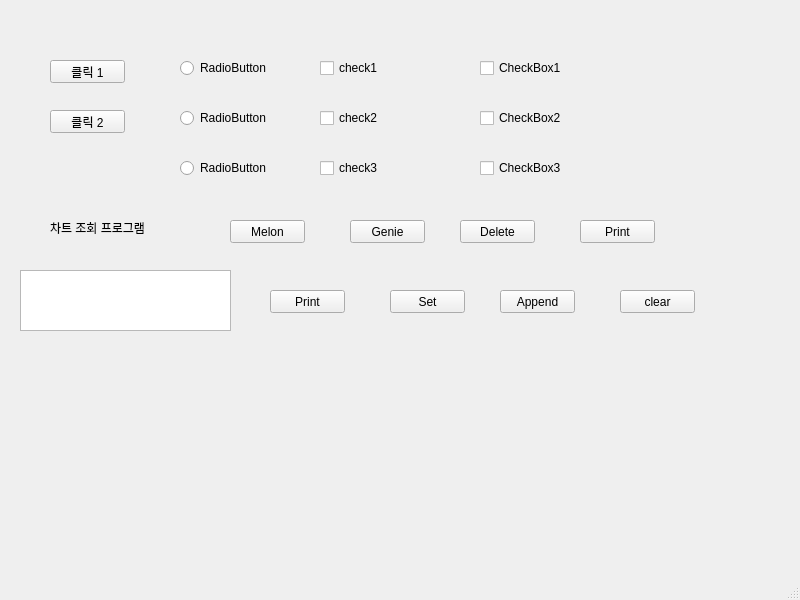
<?xml version="1.0" encoding="UTF-8"?>
<ui version="4.0">
 <class>MainWindow</class>
 <widget class="QMainWindow" name="MainWindow">
  <property name="geometry">
   <rect>
    <x>0</x>
    <y>0</y>
    <width>800</width>
    <height>600</height>
   </rect>
  </property>
  <property name="windowTitle">
   <string>MainWindow</string>
  </property>
  <widget class="QWidget" name="centralwidget">
   <widget class="QPushButton" name="pushButton_1">
    <property name="geometry">
     <rect>
      <x>50</x>
      <y>60</y>
      <width>75</width>
      <height>23</height>
     </rect>
    </property>
    <property name="text">
     <string>클릭 1</string>
    </property>
   </widget>
   <widget class="QPushButton" name="pushButton_2">
    <property name="geometry">
     <rect>
      <x>50</x>
      <y>110</y>
      <width>75</width>
      <height>23</height>
     </rect>
    </property>
    <property name="text">
     <string>클릭 2</string>
    </property>
   </widget>
   <widget class="QRadioButton" name="radioButton_1">
    <property name="geometry">
     <rect>
      <x>180</x>
      <y>60</y>
      <width>90</width>
      <height>16</height>
     </rect>
    </property>
    <property name="text">
     <string>RadioButton</string>
    </property>
   </widget>
   <widget class="QRadioButton" name="radioButton_2">
    <property name="geometry">
     <rect>
      <x>180</x>
      <y>110</y>
      <width>90</width>
      <height>16</height>
     </rect>
    </property>
    <property name="text">
     <string>RadioButton</string>
    </property>
   </widget>
   <widget class="QRadioButton" name="radioButton_3">
    <property name="geometry">
     <rect>
      <x>180</x>
      <y>160</y>
      <width>90</width>
      <height>16</height>
     </rect>
    </property>
    <property name="text">
     <string>RadioButton</string>
    </property>
   </widget>
   <widget class="QCheckBox" name="check1">
    <property name="geometry">
     <rect>
      <x>320</x>
      <y>60</y>
      <width>81</width>
      <height>16</height>
     </rect>
    </property>
    <property name="text">
     <string>check1</string>
    </property>
   </widget>
   <widget class="QCheckBox" name="check2">
    <property name="geometry">
     <rect>
      <x>320</x>
      <y>110</y>
      <width>81</width>
      <height>16</height>
     </rect>
    </property>
    <property name="text">
     <string>check2</string>
    </property>
   </widget>
   <widget class="QCheckBox" name="check3">
    <property name="geometry">
     <rect>
      <x>320</x>
      <y>160</y>
      <width>81</width>
      <height>16</height>
     </rect>
    </property>
    <property name="text">
     <string>check3</string>
    </property>
   </widget>
   <widget class="QCheckBox" name="checkBox1">
    <property name="geometry">
     <rect>
      <x>480</x>
      <y>60</y>
      <width>91</width>
      <height>16</height>
     </rect>
    </property>
    <property name="text">
     <string>CheckBox1</string>
    </property>
   </widget>
   <widget class="QCheckBox" name="checkBox2">
    <property name="geometry">
     <rect>
      <x>480</x>
      <y>110</y>
      <width>91</width>
      <height>16</height>
     </rect>
    </property>
    <property name="text">
     <string>CheckBox2</string>
    </property>
   </widget>
   <widget class="QCheckBox" name="checkBox3">
    <property name="geometry">
     <rect>
      <x>480</x>
      <y>160</y>
      <width>91</width>
      <height>16</height>
     </rect>
    </property>
    <property name="text">
     <string>CheckBox3</string>
    </property>
   </widget>
   <widget class="QPushButton" name="melon">
    <property name="geometry">
     <rect>
      <x>230</x>
      <y>220</y>
      <width>75</width>
      <height>23</height>
     </rect>
    </property>
    <property name="text">
     <string>Melon</string>
    </property>
   </widget>
   <widget class="QPushButton" name="genie">
    <property name="geometry">
     <rect>
      <x>350</x>
      <y>220</y>
      <width>75</width>
      <height>23</height>
     </rect>
    </property>
    <property name="text">
     <string>Genie</string>
    </property>
   </widget>
   <widget class="QLabel" name="label">
    <property name="geometry">
     <rect>
      <x>50</x>
      <y>220</y>
      <width>111</width>
      <height>16</height>
     </rect>
    </property>
    <property name="text">
     <string>차트 조회 프로그램</string>
    </property>
   </widget>
   <widget class="QPushButton" name="deleteButton">
    <property name="geometry">
     <rect>
      <x>460</x>
      <y>220</y>
      <width>75</width>
      <height>23</height>
     </rect>
    </property>
    <property name="text">
     <string>Delete</string>
    </property>
   </widget>
   <widget class="QPushButton" name="printButton">
    <property name="geometry">
     <rect>
      <x>580</x>
      <y>220</y>
      <width>75</width>
      <height>23</height>
     </rect>
    </property>
    <property name="text">
     <string>Print</string>
    </property>
   </widget>
   <widget class="QTextBrowser" name="textBrowser">
    <property name="geometry">
     <rect>
      <x>20</x>
      <y>270</y>
      <width>211</width>
      <height>61</height>
     </rect>
    </property>
   </widget>
   <widget class="QPushButton" name="appendtextButton">
    <property name="geometry">
     <rect>
      <x>500</x>
      <y>290</y>
      <width>75</width>
      <height>23</height>
     </rect>
    </property>
    <property name="text">
     <string>Append</string>
    </property>
   </widget>
   <widget class="QPushButton" name="clearButton">
    <property name="geometry">
     <rect>
      <x>620</x>
      <y>290</y>
      <width>75</width>
      <height>23</height>
     </rect>
    </property>
    <property name="text">
     <string>clear</string>
    </property>
   </widget>
   <widget class="QPushButton" name="settextButton">
    <property name="geometry">
     <rect>
      <x>390</x>
      <y>290</y>
      <width>75</width>
      <height>23</height>
     </rect>
    </property>
    <property name="text">
     <string>Set</string>
    </property>
   </widget>
   <widget class="QPushButton" name="printbrowserButton">
    <property name="geometry">
     <rect>
      <x>270</x>
      <y>290</y>
      <width>75</width>
      <height>23</height>
     </rect>
    </property>
    <property name="text">
     <string>Print</string>
    </property>
   </widget>
  </widget>
  <widget class="QMenuBar" name="menubar">
   <property name="geometry">
    <rect>
     <x>0</x>
     <y>0</y>
     <width>800</width>
     <height>21</height>
    </rect>
   </property>
  </widget>
  <widget class="QStatusBar" name="statusbar"/>
 </widget>
 <resources/>
 <connections/>
</ui>
